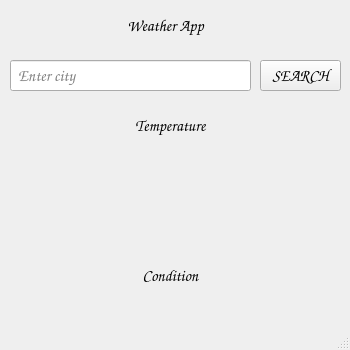
<?xml version="1.0" encoding="UTF-8"?>
<ui version="4.0">
 <class>MainWindow</class>
 <widget class="QMainWindow" name="MainWindow">
  <property name="geometry">
   <rect>
    <x>0</x>
    <y>0</y>
    <width>350</width>
    <height>350</height>
   </rect>
  </property>
  <property name="minimumSize">
   <size>
    <width>350</width>
    <height>350</height>
   </size>
  </property>
  <property name="maximumSize">
   <size>
    <width>350</width>
    <height>350</height>
   </size>
  </property>
  <property name="font">
   <font>
    <family>Comic Sans MS</family>
    <pointsize>12</pointsize>
   </font>
  </property>
  <property name="windowTitle">
   <string>WeatherApp</string>
  </property>
  <property name="windowIcon">
   <iconset>
    <normaloff>icon.ico</normaloff>icon.ico</iconset>
  </property>
  <widget class="QWidget" name="centralwidget">
   <widget class="QLineEdit" name="input_city">
    <property name="geometry">
     <rect>
      <x>10</x>
      <y>60</y>
      <width>241</width>
      <height>31</height>
     </rect>
    </property>
    <property name="styleSheet">
     <string notr="true">QLineEdit
{
	padding: 0px 0px 0px 5px
}</string>
    </property>
    <property name="placeholderText">
     <string>Enter city</string>
    </property>
   </widget>
   <widget class="QLabel" name="label">
    <property name="geometry">
     <rect>
      <x>90</x>
      <y>10</y>
      <width>151</width>
      <height>31</height>
     </rect>
    </property>
    <property name="font">
     <font>
      <pointsize>12</pointsize>
      <weight>75</weight>
      <bold>true</bold>
     </font>
    </property>
    <property name="text">
     <string>Weather App</string>
    </property>
    <property name="alignment">
     <set>Qt::AlignCenter</set>
    </property>
   </widget>
   <widget class="QPushButton" name="button_search">
    <property name="geometry">
     <rect>
      <x>260</x>
      <y>60</y>
      <width>81</width>
      <height>31</height>
     </rect>
    </property>
    <property name="font">
     <font>
      <weight>75</weight>
      <bold>true</bold>
     </font>
    </property>
    <property name="text">
     <string>SEARCH</string>
    </property>
   </widget>
   <widget class="QLabel" name="label_temperature">
    <property name="geometry">
     <rect>
      <x>10</x>
      <y>110</y>
      <width>321</width>
      <height>31</height>
     </rect>
    </property>
    <property name="font">
     <font>
      <pointsize>12</pointsize>
      <weight>75</weight>
      <bold>true</bold>
     </font>
    </property>
    <property name="text">
     <string>Temperature</string>
    </property>
    <property name="alignment">
     <set>Qt::AlignCenter</set>
    </property>
   </widget>
   <widget class="QLabel" name="label_image">
    <property name="geometry">
     <rect>
      <x>10</x>
      <y>150</y>
      <width>321</width>
      <height>101</height>
     </rect>
    </property>
    <property name="font">
     <font>
      <family>Segoe UI Emoji</family>
      <pointsize>72</pointsize>
     </font>
    </property>
    <property name="text">
     <string/>
    </property>
    <property name="pixmap">
     <pixmap>icon.ico</pixmap>
    </property>
    <property name="scaledContents">
     <bool>false</bool>
    </property>
    <property name="alignment">
     <set>Qt::AlignCenter</set>
    </property>
   </widget>
   <widget class="QLabel" name="label_condition">
    <property name="geometry">
     <rect>
      <x>10</x>
      <y>260</y>
      <width>321</width>
      <height>31</height>
     </rect>
    </property>
    <property name="font">
     <font>
      <pointsize>12</pointsize>
      <weight>75</weight>
      <bold>true</bold>
     </font>
    </property>
    <property name="text">
     <string>Condition</string>
    </property>
    <property name="alignment">
     <set>Qt::AlignCenter</set>
    </property>
   </widget>
  </widget>
  <widget class="QMenuBar" name="menubar">
   <property name="geometry">
    <rect>
     <x>0</x>
     <y>0</y>
     <width>350</width>
     <height>18</height>
    </rect>
   </property>
  </widget>
  <widget class="QStatusBar" name="statusbar"/>
 </widget>
 <resources/>
 <connections/>
</ui>
